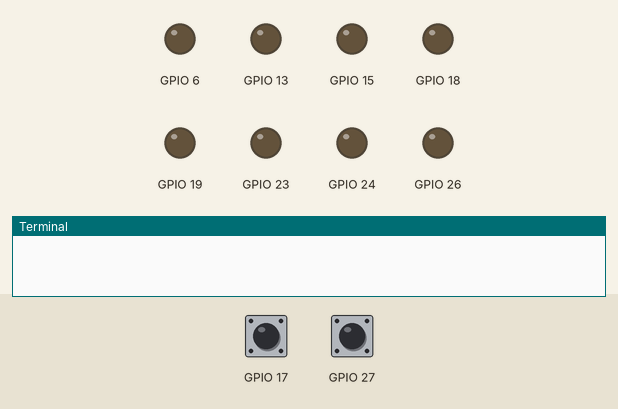
This program was run on a simulated Raspberry Pi (BCM pin numbers). On the bench: output pins drawn as LEDs (lit = HIGH), the last lines printed to the terminal. The inputs (shaded band) are chosen by the test bench; at power-on: GPIO 17 LOW, GPIO 27 LOW.

Above: at 1.2 s.
1.3 s: GPIO 17 pulled HIGH for 1 s
At 3.3 s:
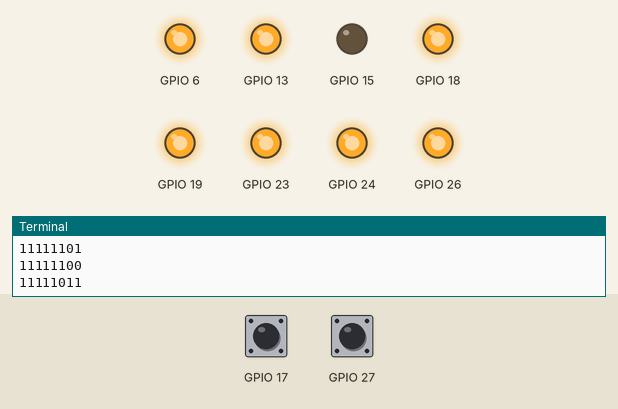
3.8 s: GPIO 27 pulled HIGH for 3.2 s
At 8.2 s:
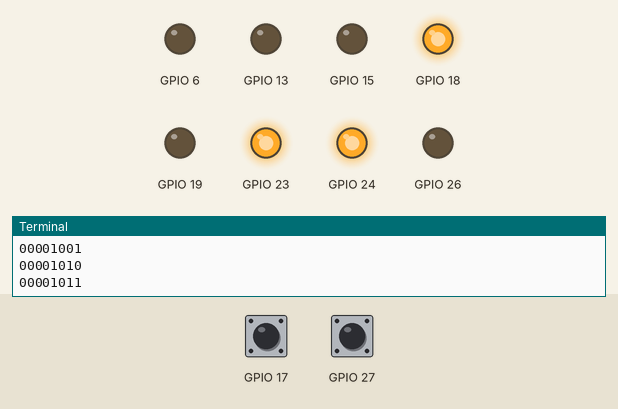
8.5 s: GPIO 27 pulled HIGH for 0.15 s
At 9.6 s:
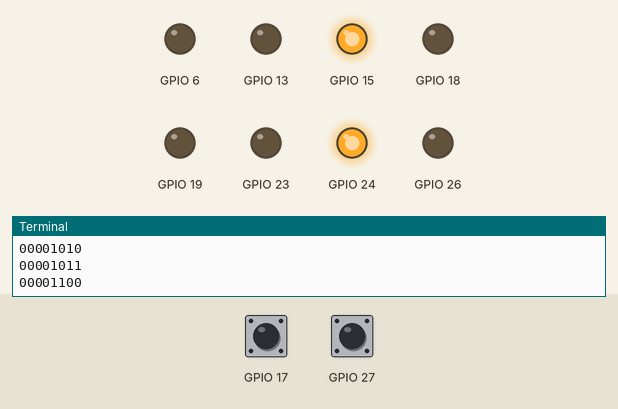
10.2 s: GPIO 27 pulled HIGH for 1 s
At 12.4 s:
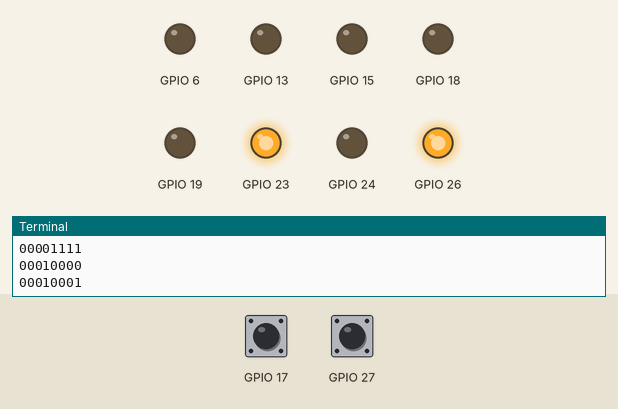
12.7 s: GPIO 27 pulled HIGH for 0.15 s
At 14.0 s:
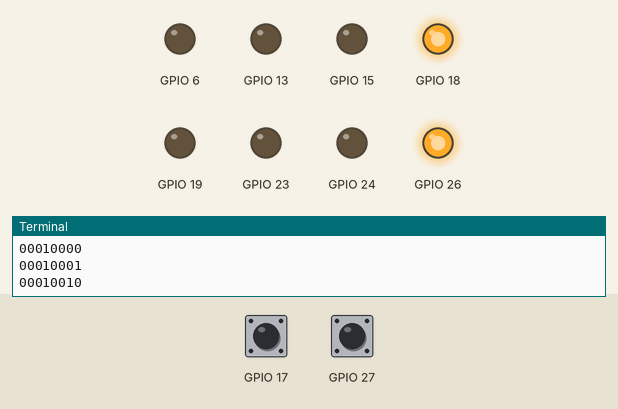
14.4 s: GPIO 27 pulled HIGH for 0.15 s
At 15.0 s:
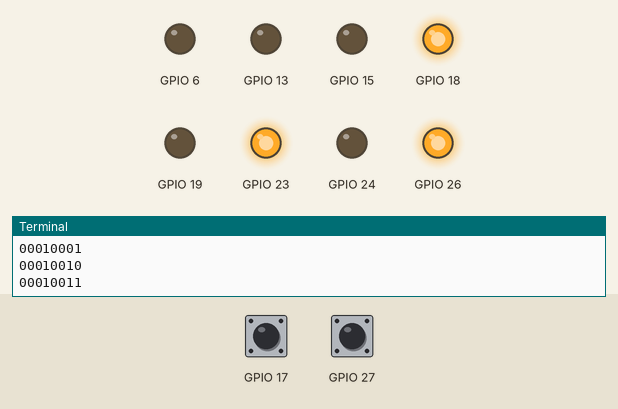
Timing chart, 0 to 17.1 s (numbered marks = the images above; inputs shaded):
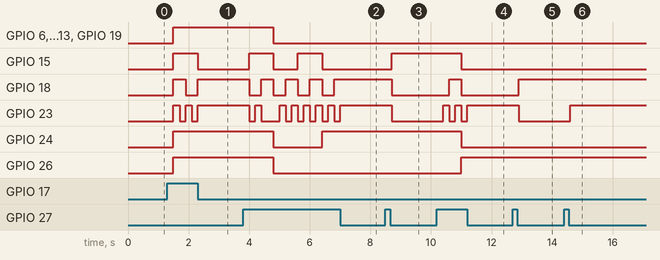

Measured:
- after the input at 1.3 s, GPIO 6, GPIO 13, GPIO 19, GPIO 24, GPIO 26: LOW → HIGH after 0.20 s; GPIO 15: LOW → HIGH after 0.20 s, → LOW 0.80 s later; GPIO 18: LOW → HIGH after 0.20 s, → LOW 0.40 s later, → HIGH 0.40 s later; GPIO 23: alternates HIGH for 0.20 s and LOW for 0.20 s, 5 changes in all, then stays HIGH, starting after 0.20 s
- after the input at 3.8 s, GPIO 6, GPIO 13: HIGH → LOW after 1.0 s
- after the input at 8.5 s, GPIO 15: LOW → HIGH after 0.20 s; GPIO 18, GPIO 23: HIGH → LOW after 0.20 s
- after the input at 10.2 s, GPIO 15, GPIO 24: HIGH → LOW after 0.80 s; GPIO 18: LOW → HIGH after 0.40 s, → LOW 0.40 s later; GPIO 23: alternates HIGH for 0.20 s and LOW for 0.20 s, 5 changes in all, then stays HIGH, starting after 0.20 s; GPIO 26: LOW → HIGH after 0.80 s
- after the input at 12.7 s, GPIO 18: LOW → HIGH after 0.20 s; GPIO 23: HIGH → LOW after 0.20 s
- after the input at 14.4 s, GPIO 23: LOW → HIGH after 0.20 s

The program:

ledcounter.py
```python
import RPi.GPIO as GPIO
import time

#  1  2  4  8  16 32 64 128 BINARY DIGIT
#  23 18 15 14 26 19 6  13  CORRESPONDING PIN


#set BCM mode
GPIO.setmode(GPIO.BCM)

#set the buttons on pin 17 and 27
GPIO.setup(17,GPIO.IN, pull_up_down=GPIO.PUD_DOWN)
GPIO.setup(27,GPIO.IN, pull_up_down=GPIO.PUD_DOWN)

#set the LED's
GPIO.setup(13,GPIO.OUT)   #128
GPIO.setup(6,GPIO.OUT)   #64
GPIO.setup(19,GPIO.OUT)  #32
GPIO.setup(26,GPIO.OUT)  #16
GPIO.setup(24,GPIO.OUT)  #8
GPIO.setup(15,GPIO.OUT)  #4
GPIO.setup(18,GPIO.OUT)  #2
GPIO.setup(23,GPIO.OUT)  #1

#we set everything on low at start
GPIO.output(13,GPIO.LOW)
GPIO.output(6, GPIO.LOW)
GPIO.output(19,GPIO.LOW)
GPIO.output(26,GPIO.LOW)
GPIO.output(24,GPIO.LOW)
GPIO.output(15,GPIO.LOW)
GPIO.output(18,GPIO.LOW)
GPIO.output(23,GPIO.LOW)

counter = 0

def buttonHandler():
	global counter
	if (GPIO.input(27) == 1 and counter != 255):
		counter += 1
		print bin(counter)[2:].zfill(8)
		time.sleep(.2)
	if (GPIO.input(27) == 1 and counter == 255):
		counter = 0
		print bin(counter)[2:].zfill(8)
		time.sleep(.2)
	if (GPIO.input(17) == 1 and counter != 0): #stop decrement inputs if 0
		counter -= 1
		print bin(counter)[2:].zfill(8)
		time.sleep(.2)
	if (GPIO.input(17) == 1 and counter == 0):
		counter = 255
		print bin(counter)[2:].zfill(8)
		time.sleep(.2)
	return

def ledLogic(c):
	binaryString = bin(c)[2:].zfill(8)
	for index, value in enumerate(binaryString):
		if (value == '1'):
			ledOn(index)
		else:
			ledOff(index)
	return

def ledOn(pin):
	if (pin == 0):
		GPIO.output(13,GPIO.HIGH)
	if (pin == 1):
		GPIO.output(6,GPIO.HIGH)
	if (pin == 2):
		GPIO.output(19,GPIO.HIGH)
	if (pin == 3):
		GPIO.output(26,GPIO.HIGH)
	if (pin == 4):
		GPIO.output(24,GPIO.HIGH)
	if (pin == 5):
		GPIO.output(15,GPIO.HIGH)
	if (pin == 6):
		GPIO.output(18,GPIO.HIGH)
	if (pin == 7):
		GPIO.output(23,GPIO.HIGH)

	return
def ledOff(pin):
	if (pin == 0):
		GPIO.output(13,GPIO.LOW)
	if (pin == 1):
		GPIO.output(6,GPIO.LOW)
	if (pin == 2):
		GPIO.output(19,GPIO.LOW)
	if (pin == 3):
		GPIO.output(26,GPIO.LOW)
	if (pin == 4):
		GPIO.output(24,GPIO.LOW)
	if (pin == 5):
		GPIO.output(15,GPIO.LOW)
	if (pin == 6):
		GPIO.output(18,GPIO.LOW)
	if (pin == 7):
		GPIO.output(23,GPIO.LOW)
	return

try:
	while True:
		buttonHandler()
		ledLogic(counter)
except KeyboardInterrupt:
	GPIO.cleanup()
```
